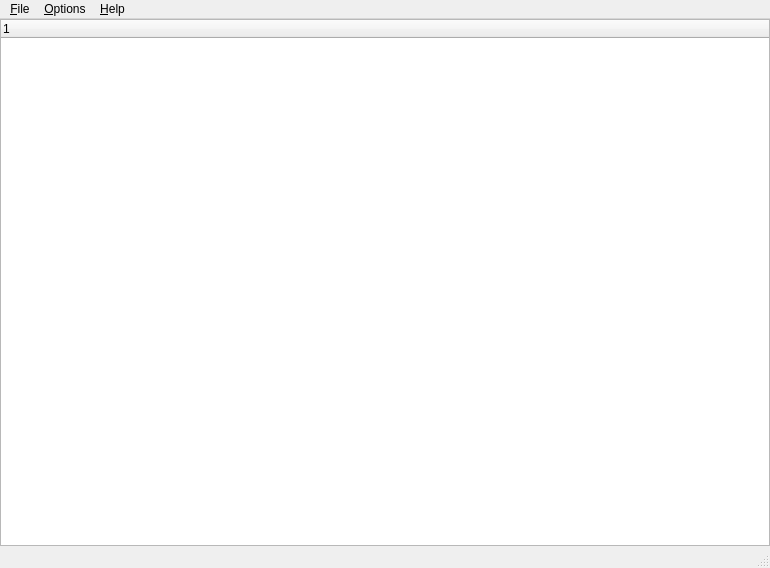
<ui version="4.0" >
 <class>main_window</class>
 <widget class="QMainWindow" name="main_window" >
  <property name="geometry" >
   <rect>
    <x>0</x>
    <y>0</y>
    <width>770</width>
    <height>568</height>
   </rect>
  </property>
  <property name="windowTitle" >
   <string>mkvInfo</string>
  </property>
  <widget class="QWidget" name="centralwidget" >
   <layout class="QGridLayout" >
    <property name="margin" >
     <number>0</number>
    </property>
    <property name="spacing" >
     <number>0</number>
    </property>
    <item row="0" column="0" >
     <widget class="rightclick_tree_widget" name="tree" />
    </item>
   </layout>
  </widget>
  <widget class="QMenuBar" name="menubar" >
   <property name="geometry" >
    <rect>
     <x>0</x>
     <y>0</y>
     <width>770</width>
     <height>29</height>
    </rect>
   </property>
   <widget class="QMenu" name="menu_Options" >
    <property name="title" >
     <string>&amp;Options</string>
    </property>
    <addaction name="action_Show_all" />
    <addaction name="action_Expand_important" />
   </widget>
   <widget class="QMenu" name="menu_Help" >
    <property name="title" >
     <string>&amp;Help</string>
    </property>
    <addaction name="action_About" />
   </widget>
   <widget class="QMenu" name="menu_File" >
    <property name="title" >
     <string>&amp;File</string>
    </property>
    <addaction name="action_Open" />
    <addaction name="action_Save_text_file" />
    <addaction name="separator" />
    <addaction name="action_Exit" />
   </widget>
   <addaction name="menu_File" />
   <addaction name="menu_Options" />
   <addaction name="menu_Help" />
  </widget>
  <widget class="QStatusBar" name="statusbar" />
  <action name="action_Open" >
   <property name="text" >
    <string>&amp;Open</string>
   </property>
   <property name="shortcut" >
    <string>Ctrl+O</string>
   </property>
  </action>
  <action name="action_Save_text_file" >
   <property name="text" >
    <string>&amp;Save to text file</string>
   </property>
   <property name="shortcut" >
    <string>Ctrl+S</string>
   </property>
  </action>
  <action name="action_Exit" >
   <property name="text" >
    <string>E&amp;xit</string>
   </property>
   <property name="shortcut" >
    <string>Ctrl+Q</string>
   </property>
  </action>
  <action name="action_Show_all" >
   <property name="text" >
    <string>Show &amp;all elements</string>
   </property>
   <property name="shortcut" >
    <string>Ctrl+A</string>
   </property>
  </action>
  <action name="action_Expand_important" >
   <property name="text" >
    <string>&amp;Expand important elements</string>
   </property>
   <property name="shortcut" >
    <string>Ctrl+E</string>
   </property>
  </action>
  <action name="action_About" >
   <property name="text" >
    <string>&amp;About mkvinfo</string>
   </property>
   <property name="shortcut" >
    <string>F1</string>
   </property>
  </action>
 </widget>
 <customwidgets>
  <customwidget>
   <class>rightclick_tree_widget</class>
   <extends>QTreeWidget</extends>
   <header>rightclick_tree_widget.h</header>
  </customwidget>
 </customwidgets>
 <resources/>
 <connections/>
</ui>
